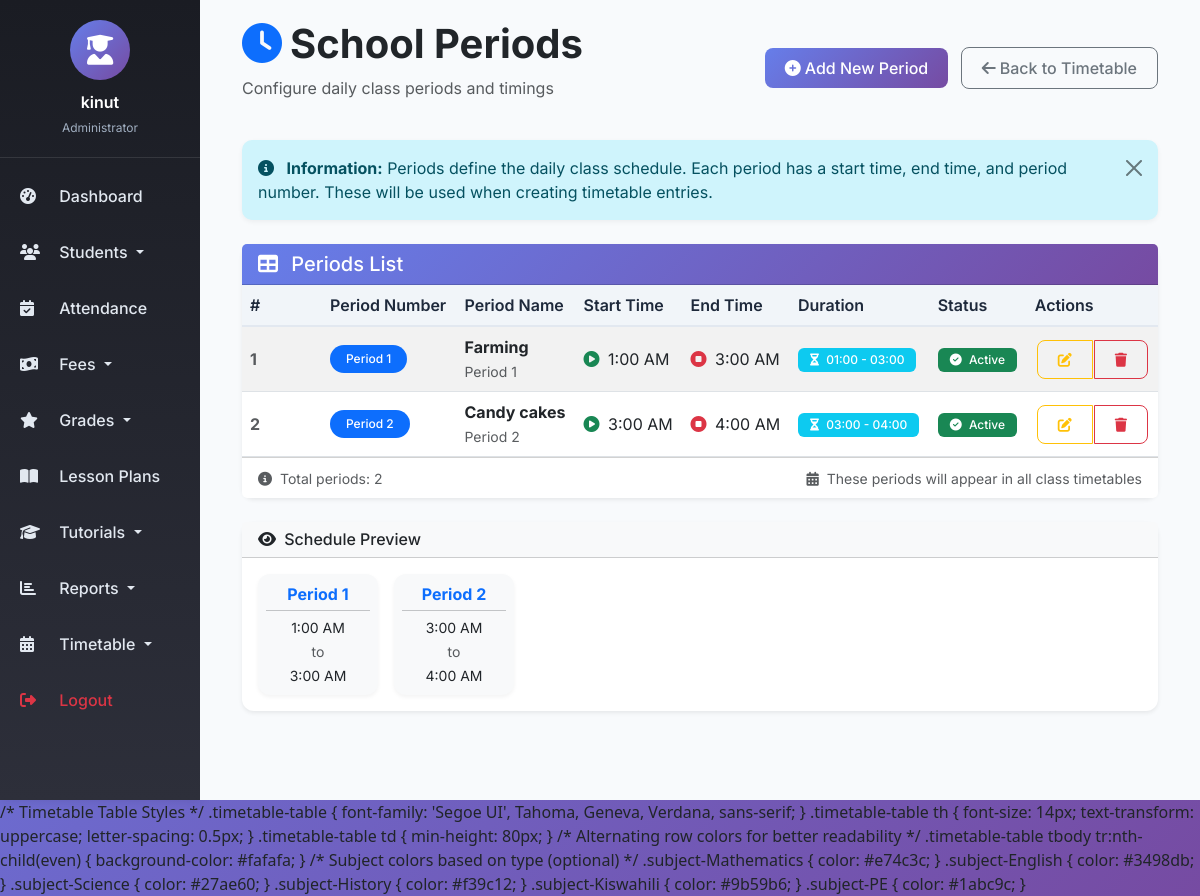
/periods/ (signed in), run on the app's committed database.
### management/models.py (models this page shows, shortened)
class Period(models.Model):
    period_number = models.IntegerField(unique=True)
    start_time = models.TimeField()
    end_time = models.TimeField()
    name = models.CharField(max_length=50, blank=True)  # e.g., "1st Period", "Morning Session"
    class Meta:
        ordering = ['period_number']

### management/views.py (the view)
# urls.py: path('periods/', views.PeriodListView.as_view(), name='period_list'),
class PeriodListView(LoginRequiredMixin, ListView):
    model = Period
    template_name = 'management/period_list.html'
    context_object_name = 'periods'

### management/templates/management/period_list.html (shortened to what this page needs)
{% extends 'base.html' %}
{% load static %}
{% block content %}
<div class="container-fluid">
    <div class="d-flex justify-content-between align-items-center mb-4">
        <div>
            <h1 class="display-6 fw-bold mb-0">
                <i class="fas fa-clock text-primary me-2"></i>School Periods
            </h1>
            <p class="text-muted mt-2">Configure daily class periods and timings</p>
        </div>
        <div>
            <a href="{% url 'period_add' %}" class="btn btn-primary">
                <i class="fas fa-plus-circle me-1"></i>Add New Period
            </a>
            <a href="{% url 'timetable_list' %}" class="btn btn-outline-secondary ms-2">
                <i class="fas fa-arrow-left me-1"></i>Back to Timetable
            </a>
        </div>
    </div>
    <div class="alert alert-info alert-dismissible fade show mb-4" role="alert">
        <i class="fas fa-info-circle me-2"></i>
        <strong>Information:</strong> Periods define the daily class schedule. Each period has a start time, end time, and period number. These will be used when creating timetable entries.
        <button type="button" class="btn-close" data-bs-dismiss="alert" aria-label="Close"></button>
    </div>
    <div class="card shadow-sm border-0">
        <div class="card-header bg-gradient-primary text-white" style="background: linear-gradient(135deg, #667eea 0%, #764ba2 100%);">
            <h5 class="mb-0">
                <i class="fas fa-table me-2"></i> Periods List
            </h5>
        </div>
        <div class="card-body p-0">
            <div class="table-responsive">
                <table class="table table-hover table-striped mb-0">
                    <thead class="table-dark">
                        <tr>
                            <th style="width: 80px;">#</th>
                            <th>Period Number</th>
                            <th>Period Name</th>
                            <th>Start Time</th>
                            <th>End Time</th>
                            <th>Duration</th>
                            <th>Status</th>
                            <th style="width: 120px;">Actions</th>
                        </tr>
                    </thead>
                    <tbody>
                        {% for period in periods %}
                        <tr>
                            <td class="fw-bold text-muted">{{ forloop.counter }}</td>
                            <td>
                                <span class="badge bg-primary rounded-pill px-3 py-2">
                                    Period {{ period.period_number }}
                                </span>
                            </td>
                            <td>
                                <strong>{{ period.name|default:"—" }}</strong>
                                {% if period.name %}
                                <br>
                                <small class="text-muted">Period {{ period.period_number }}</small>
                                {% endif %}
                            </td>
                            <td>
                                <i class="fas fa-play-circle text-success me-1"></i>
                                {{ period.start_time|time:"g:i A" }}
                            </td>
                            <td>
                                <i class="fas fa-stop-circle text-danger me-1"></i>
                                {{ period.end_time|time:"g:i A" }}
                            </td>
                            <td>
                                {% with duration=period.end_time.hour|add:period.end_time.minute|add:0 %}
                                    <span class="badge bg-info">
                                        <i class="fas fa-hourglass-half me-1"></i>
                                        {{ period.start_time|time:"H:i" }} - {{ period.end_time|time:"H:i" }}
                                    </span>
                                {% endwith %}
                            </td>
                            <td>
                                <span class="badge bg-success">
                                    <i class="fas fa-check-circle me-1"></i> Active
                                </span>
                            </td>
                            <td>
                                <div class="btn-group" role="group">
                                    <a href="{% url 'period_edit' period.pk %}" class="btn btn-sm btn-outline-warning"
                                       data-bs-toggle="tooltip" title="Edit Period">
                                        <i class="fas fa-edit"></i>
                                    </a>
                                    <button type="button" class="btn btn-sm btn-outline-danger"
                                            data-bs-toggle="modal" data-bs-target="#deleteModal{{ period.pk }}"
                                            title="Delete Period">
                                        <i class="fas fa-trash"></i>
                                    </button>
                                </div>
                            </td>
                        </tr>
                        {% endfor %}
                    </tbody>
                </table>
            </div>
        </div>
        {% if periods %}
        <div class="card-footer bg-white">
            <div class="row align-items-center">
                <div class="col-md-6">
                    <small class="text-muted">
                        <i class="fas fa-info-circle me-1"></i>
                        Total periods: {{ periods|length }}
                    </small>
                </div>
                <div class="col-md-6 text-end">
                    <small class="text-muted">
                        <i class="fas fa-calendar-alt me-1"></i>
                        These periods will appear in all class timetables
                    </small>
                </div>
            </div>
        </div>
        {% endif %}
    </div>
    {% if periods %}
    <div class="card shadow-sm border-0 mt-4">
        <div class="card-header bg-light">
            <h6 class="mb-0">
                <i class="fas fa-eye me-1"></i> Schedule Preview
            </h6>
        </div>
        <div class="card-body">
            <div class="d-flex flex-wrap gap-3">
                {% for period in periods %}
                <div class="period-preview">
                    <div class="card bg-light" style="width: 120px;">
                        <div class="card-body text-center p-2">
                            <strong class="text-primary">Period {{ period.period_number }}</strong>
                            <hr class="my-1">
                            <small>{{ period.start_time|time:"g:i A" }}</small>
                            <br>
                            <small class="text-muted">to</small>
                            <br>
                            <small>{{ period.end_time|time:"g:i A" }}</small>
                        </div>
                    </div>
                </div>
                {% endfor %}
            </div>
        </div>
    </div>
    {% endif %}
</div>
{% endblock %}

### templates/base.html (shortened to what this page needs)
<!DOCTYPE html>
<html lang="en">
<head>
    <link href="https://cdn.jsdelivr.net/npm/bootstrap@5.3.0/dist/css/bootstrap.min.css" rel="stylesheet" />
    <link rel="stylesheet" href="https://cdnjs.cloudflare.com/ajax/libs/font-awesome/6.4.0/css/all.min.css" />
</head>
<body>
    <div class="container-fluid p-0">
        <div class="row g-0">
            <div class="col-md-2 sidebar d-none d-md-block">
                <div class="user-info">
                    <div class="user-avatar">
                        <i class="fas fa-user-graduate"></i>
                    </div>
                    <div class="user-name">{{ user.get_full_name|default:user.username }}</div>
                    <div class="user-role">
                        {% if user.is_superuser %}
                            Administrator
                        {% elif user.groups.all %}
                            {{ user.groups.first.name }}
                        {% else %}
                            Staff
                        {% endif %}
                    </div>
                </div>
                <nav class="nav flex-column">
                    <a class="nav-link" href="{% url 'dashboard' %}">
                        <i class="fas fa-tachometer-alt"></i> Dashboard
                    </a>
                    <li class="nav-item dropdown">
                        <a class="nav-link dropdown-toggle" href="#" role="button" data-bs-toggle="dropdown">
                            <i class="fas fa-users"></i> Students
                        </a>
                    </li>
                    <a class="nav-link" href="{% url 'attendance_list' %}">
                        <i class="fas fa-calendar-check"></i> Attendance
                    </a>
                    <li class="nav-item dropdown">
                        <a class="nav-link dropdown-toggle" href="#" role="button" data-bs-toggle="dropdown">
                            <i class="fas fa-money-bill-wave"></i> Fees
                        </a>
                    </li>
                    <li class="nav-item dropdown">
                        <a class="nav-link dropdown-toggle" href="#" role="button" data-bs-toggle="dropdown">
                            <i class="fas fa-star"></i> Grades
                        </a>
                    </li>
                    <a class="nav-link" href="{% url 'lesson_plan_list' %}">
                        <i class="fas fa-book-open"></i> Lesson Plans
                    </a>
                    <li class="nav-item dropdown">
                        <a class="nav-link dropdown-toggle" href="#" role="button" data-bs-toggle="dropdown">
                            <i class="fas fa-graduation-cap"></i> Tutorials
                        </a>
                    </li>
                    <li class="nav-item dropdown">
                        <a class="nav-link dropdown-toggle" href="#" role="button" data-bs-toggle="dropdown">
                            <i class="fas fa-chart-bar"></i> Reports
                        </a>
                    </li>
                    <li class="nav-item dropdown">
    <a class="nav-link dropdown-toggle" href="#" role="button" data-bs-toggle="dropdown">
        <i class="fas fa-calendar-alt"></i> Timetable
    </a>
</li>
                    <a class="nav-link text-danger" href="{% url 'logout' %}">
                        <i class="fas fa-sign-out-alt"></i> Logout
                    </a>
                </nav>
            </div>
            <div class="col-md-10 main-content">
                {% block content %}
                {% endblock %}
            </div>
        </div>
    </div>
    /* Timetable Table Styles */
.timetable-table {
    font-family: 'Segoe UI', Tahoma, Geneva, Verdana, sans-serif;
}
.timetable-table th {
    font-size: 14px;
    text-transform: uppercase;
    letter-spacing: 0.5px;
}
.timetable-table td {
    min-height: 80px;
}
/* Alternating row colors for better readability */
.timetable-table tbody tr:nth-child(even) {
    background-color: #fafafa;
}
/* Subject colors based on type (optional) */
.subject-Mathematics { color: #e74c3c; }
.subject-English { color: #3498db; }
.subject-Science { color: #27ae60; }
.subject-History { color: #f39c12; }
.subject-Kiswahili { color: #9b59b6; }
.subject-PE { color: #1abc9c; }
</body>
</html>

### templates/base.html (style rules this page uses)
* { font-family: 'Inter', sans-serif; }
body { background: linear-gradient(135deg, #667eea 0%, #764ba2 100%); min-height: 100vh; }
.sidebar { min-height: 100vh; background: linear-gradient(180deg, #1a1c23 0%, #2d2f3a 100%); box-shadow: 2px 0 10px rgba(0,0,0,0.1); transition: all 0.3s ease; }
.sidebar .nav-link { color: #e2e8f0; padding: 12px 20px; transition: all 0.3s ease; font-weight: 500; margin: 4px 0; }
.sidebar .nav-link i { width: 25px; margin-right: 10px; }
.main-content { background: #f8fafc; min-height: 100vh; padding: 20px 30px; }
.card { border: none; border-radius: 12px; box-shadow: 0 2px 4px rgba(0,0,0,0.05); transition: transform 0.2s ease, box-shadow 0.2s ease; }
.table { margin-bottom: 0; }
.table thead th { background-color: #f1f5f9; color: #1e293b; font-weight: 600; border-bottom: 2px solid #e2e8f0; }
.btn { border-radius: 8px; padding: 8px 20px; font-weight: 500; transition: all 0.2s ease; }
.btn-primary { background: linear-gradient(135deg, #667eea 0%, #764ba2 100%); border: none; }
.alert { border-radius: 10px; border: none; box-shadow: 0 2px 5px rgba(0,0,0,0.05); }
.badge { padding: 6px 12px; border-radius: 6px; font-weight: 500; }
.user-info { padding: 20px; text-align: center; border-bottom: 1px solid rgba(255,255,255,0.1); margin-bottom: 10px; }
.user-avatar { width: 60px; height: 60px; background: linear-gradient(135deg, #667eea 0%, #764ba2 100%); border-radius: 50%; display: flex; align-items: center; justify-content: center; margin: 0 auto 10px; }
.user-avatar i { font-size: 30px; color: white; }
.user-name { color: white; font-weight: 600; margin-bottom: 5px; }
.user-role { color: #a0aec0; font-size: 12px; }

### management/templates/management/period_list.html (style rules this page uses)
.period-preview { transition: transform 0.2s ease; }
.bg-gradient-primary { background: linear-gradient(135deg, #667eea 0%, #764ba2 100%); }
.table td { vertical-align: middle; }
.btn-group .btn { margin: 0 2px; }

### data on the page
Period: period_number "1", name "Farming", start_time "1:00 AM", end_time "3:00 AM", start_time "01:00", end_time "03:00"
Period: period_number "2", name "Candy cakes", start_time "3:00 AM", end_time "4:00 AM", start_time "03:00", end_time "04:00"

### other printed values
{{ user.get_full_name|default:user.username }} "kinut"
{{ periods|length }} "2"
